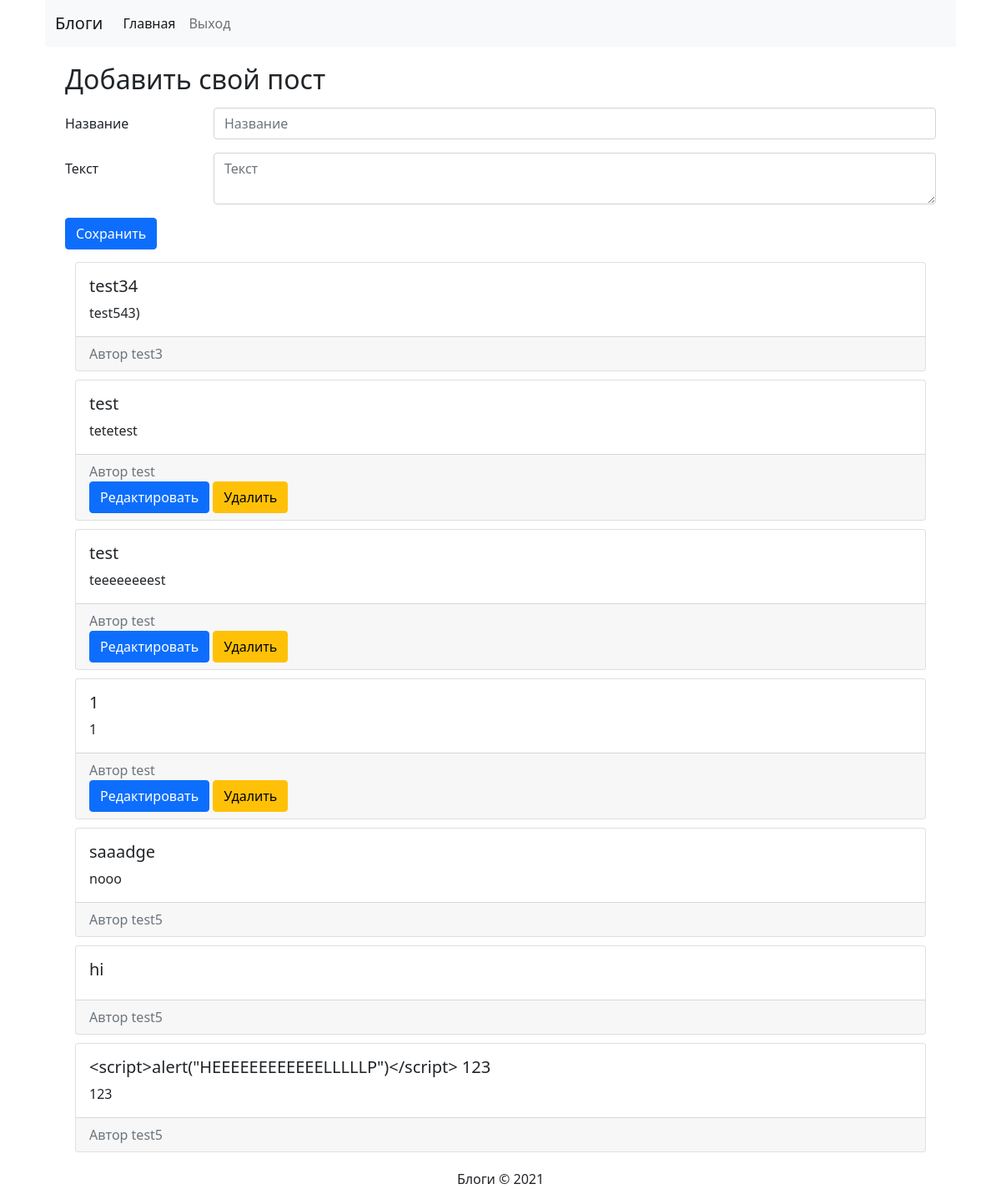
Page /index.php?route=index (signed in) on the committed database.
### tables this page shows
CREATE TABLE "posts" (
	"id"	INTEGER,
	"user_id"	INTEGER,
	"title"	VARCHAR,
	"text"	TEXT,
	"date"	DATETIME,
	PRIMARY KEY("id" AUTOINCREMENT)
);

CREATE TABLE "users" (
	"id"	INTEGER,
	"login"	VARCHAR,
	"password"	VARCHAR,
	PRIMARY KEY("id" AUTOINCREMENT)
);

### core/BaseController.php (called while the page is built, shortened)
<?php
require __DIR__ . '/DataBaseConnector.php';
require __DIR__ . '/Request.php';
class BaseController
{
    public function __construct($dbFileName)
    {
        $this->db = new DataBaseConnector($dbFileName);
        $this->request = new Request();
    }
}

### core/Authorization.php (called while the page is built, shortened)
<?php
class Authorization
{
    private $user = null;
    public function __construct($db)
    {
        $this->db = $db;
        if (!empty($_SESSION['user_id'])) {
            $this->user = $this->db->executeQueryWithResult(
                'SELECT * FROM users WHERE id=' . $_SESSION['user_id'])->fetchRow();
        }
    }
    public function isAuthorized(): bool
    {
        return !empty($this->user);
    }
    public function getCurrentUser()
    {
        return $this->user;
    }
}

### core/DataBaseConnector.php (called while the page is built, shortened)
<?php
class DataBaseQueryResult
{
    private $result;
    public function __construct(SQLite3Result $result)
    {
        $this->result = $result;
    }
    public function fetchRow()
    {
        return $this->result->fetchArray(SQLITE3_ASSOC);
    }
}
class DataBaseConnector
{
    private $db;
    public function __construct($dbFileName)
    {
        $this->db = new SQLite3($dbFileName);
    }
    public function executeQueryWithResult($queryText)
    {
        return new DataBaseQueryResult($this->db->query($queryText));
    }
}

### ApplicationController.php (called while the page is built, shortened)
<?php
require __DIR__ . '/core/BaseController.php';
require __DIR__ . '/core/Authorization.php';
require __DIR__ . '/core/Posts.php';
class ApplicationController extends BaseController
{
    private $authorization = null;
    private $posts = null;
    private $data = [];
    public function __construct()
    {
        $this->authorization = new Authorization($this->db);
        $this->posts = new Posts($this->db);
    }
    public function start()
    {
        $route = $this->request->get['route'] ?? 'index';
        $actionName = 'Action' . ucfirst(strtolower($route));
        if (method_exists($this, 'Action' . ucfirst($route))) {
            return $this->$actionName();
        } else {
            http_response_code(404);
            return 'Error 404';
        }
    }
    private function render($viewName, $data = [])
    {
        extract($this->data);
        extract($data);
        $user = $this->authorization->isAuthorized() ? $this->authorization->getCurrentUser() : null;
        include 'views/' . $viewName . '.php';
        return ob_get_clean();
    }
    private function ActionIndex()
    {
        $this->data['post'] = [
            'title' => '',
            'text' => ''
        ];
        $this->data['posts'] = $this->posts->getAll();
        return $this->render('index');
    }
}

### core/Request.php (called while the page is built, shortened)
<?php
class Request
{
    public function __construct()
    {
        $this->get = $_GET;
    }
}

### core/Posts.php (called while the page is built, shortened)
<?php
class Posts
{
    private $db;
    public function __construct($db)
    {
        $this->db = $db;
    }
    public function getAll(): array
    {
        $posts = [];
        $result = $this->db->executeQueryWithResult('SELECT p.*, u.login FROM posts p
            LEFT JOIN users u on p.user_id = u.id');
        while ($post = $result->fetchRow()) {
            $posts[] = $post;
        }
        return $posts;
    }
}

### views/postsList.php (the view)
<?php if (!empty($posts)) : ?>
    <div class="container" style="margin-top: 15px;">
        <?php foreach ($posts as $post) : ?>
            <div class="card text-left" style="margin-top: 10px;">
                <div class="card-body">
                    <h5 class="card-title"><?php echo htmlspecialchars( $post['title'], ENT_QUOTES ); ?></h5>
                    <p class="card-text"><?php echo htmlspecialchars( $post['text'], ENT_QUOTES ); ?></p>
                </div>
                <div class="card-footer text-muted">
                    Автор <?php echo $post['login']; ?>
                    <?php if ($post['user_id'] == $user['id']) : ?>
                        <br>
                        <a href="index.php?route=index&action=post&actionType=edit&post_id=<?php echo htmlspecialchars( $post['id'], ENT_QUOTES ); ?>"
                           class="btn btn-primary">Редактировать</a>
                        <a href="index.php?route=index&action=post&actionType=delete&post_id=<?php echo htmlspecialchars( $post['id'], ENT_QUOTES ); ?>"
                           class="btn btn-warning">Удалить</a>
                    <?php endif; ?>
                </div>
            </div>
        <?php endforeach; ?>
    </div>
<?php endif; ?>

### index.php
<?php
require __DIR__ . '/ApplicationController.php';
try {
    $controller = new ApplicationController();
    echo $controller->start();
}
catch (Exception $error) {
    http_response_code(500);
    var_dump($error);
}

### views/index.php (shortened to what this page needs)
<!doctype html>
<html lang="en">
<head>
    <link href="https://cdn.jsdelivr.net/npm/bootstrap@5.0.0-beta2/dist/css/bootstrap.min.css" rel="stylesheet"
>
</head>
<body>
<div class="container">
    <div class="container">
        <nav class="navbar navbar-expand-lg navbar-light bg-light">
            <div class="container-fluid">
                <a class="navbar-brand" href="index.php?route=index">Блоги</a>
                <div class="collapse navbar-collapse" id="navbarNavAltMarkup">
                    <div class="navbar-nav">
                        <a class="nav-link active" aria-current="page" href="index.php?route=index">Главная</a>
                        <a class="nav-link" aria-current="page" href="index.php?route=index&action=logout">Выход</a>
                    </div>
                </div>
            </div>
        </nav>
        <div class="container" style="margin-top: 20px;">
            <div class="col-md-12">
                <?php if (!empty($user['id'])) : ?>
                    <div class="container">
                        <?php if (empty($post['id'])) : ?>
                            <h2 style="margin-bottom: 10px;">Добавить свой пост</h2>
                            <?php include __DIR__ . "/postForm.php"; ?>
                            <?php include __DIR__ . "/postsList.php"; ?>
                        <?php else : ?>
                            <?php include __DIR__ . "/editPost.php"; ?>
                        <?php endif; ?>
                    </div>
                <?php endif; ?>
            </div>
        </div>
    </div>
    <footer class="container" style="margin-top: 20px;">
        <div class="row">
            <div class="col-md-12 text-center">Блоги &copy; 2021</div>
        </div>
    </footer>
</div>
</body>
</html>

### views/postForm.php (shortened to what this page needs)
<form action="index.php?route=index&action=post&actionType=<?php echo (!empty(htmlspecialchars( $post['id'], ENT_QUOTES ))) ? 'edit&post_id=' . $post['id']=htmlspecialchars( $post['id'], ENT_QUOTES ) : 'add'; ?>"
      style="margin-top: 15px;"
      method="post">
    <div class="row mb-3">
        <label for="input-title" class="col-sm-2 col-form-label">Название</label>
        <div class="col-sm-10">
            <input name="title" type="text" class="form-control" id="input-title"
                   placeholder="Название" value="<?php echo htmlspecialchars( $post['title'], ENT_QUOTES ); ?>">
        </div>
    </div>
    <div class="row mb-3">
        <label for="input-password" class="col-sm-2 col-form-label">Текст</label>
        <div class="col-sm-10">
                                    <textarea name="text" class="form-control"
                                              id="input-password"
                                              placeholder="Текст"><?php echo htmlspecialchars( $post['title'], ENT_QUOTES ); ?></textarea>
        </div>
    </div>
    <button type="submit" class="btn btn-primary">Сохранить</button>
</form>

### rows in the picture
posts: title "test34", text "test543)", user.login "test3"
posts: title "test", text "tetetest", user.login "test"
posts: title "test", text "teeeeeeeest", user.login "test"
posts: title "1", text "1", user.login "test"
posts: title "saaаdge", text "nooo", user.login "test5"
posts: title "hi", user.login "test5"
posts: title "<script>alert(\"HEEEEEEEEEEEELLLLLP\")</script> 123", text "123", user.login "test5"
